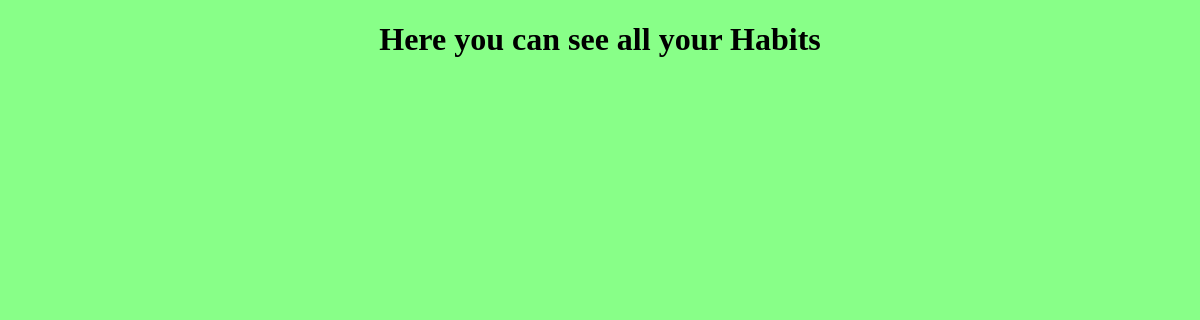
Before: /habit/show/all/ with the older database file.
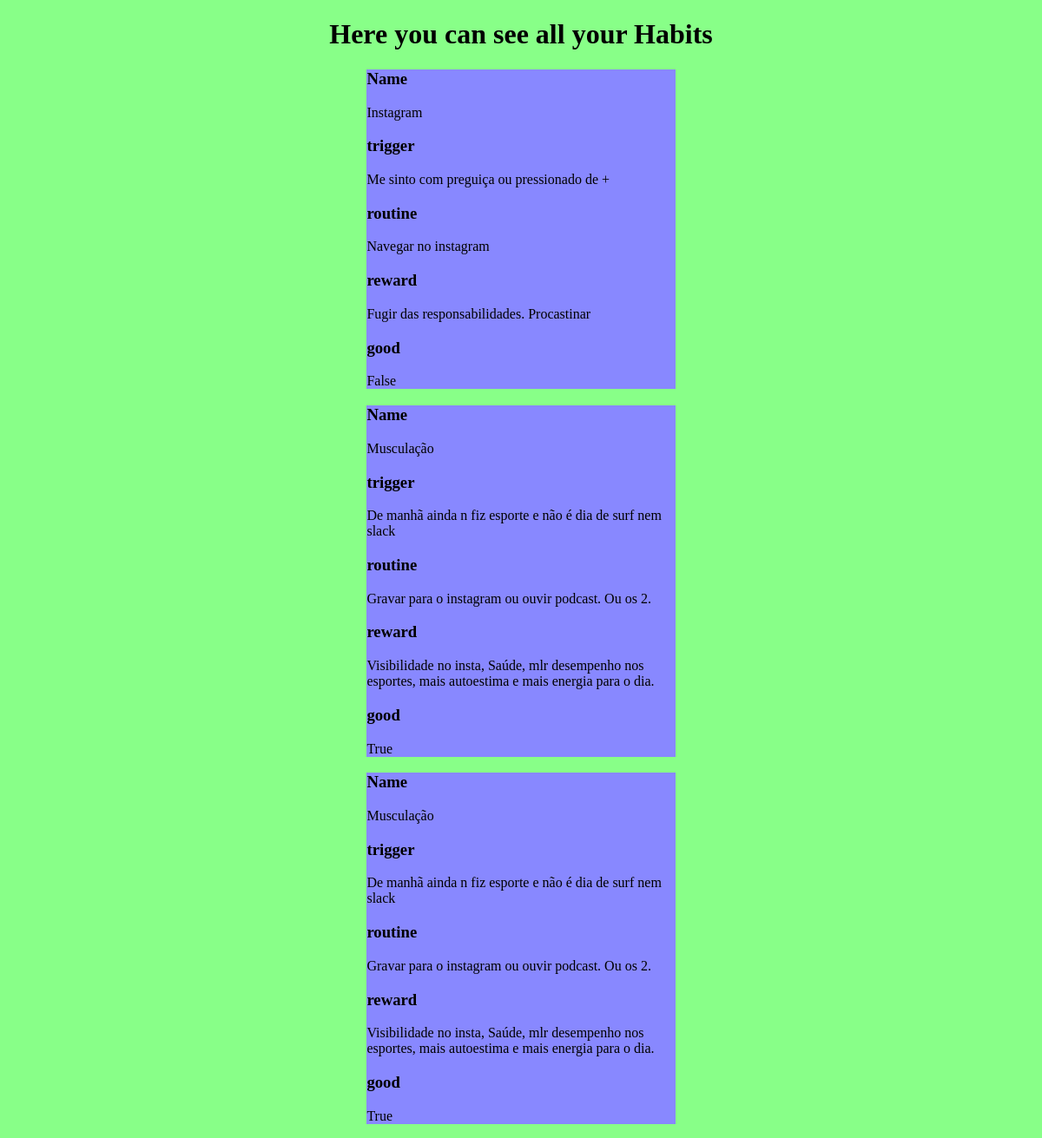
After: the same page with the newer database file.
### habit/models.py (models this page shows)
class Habit(models.Model):
    name = models.CharField(max_length=20, blank=False, null=False)
    trigger = models.TextField(max_length=200)
    routine = models.TextField(max_length=200)
    reward = models.TextField(max_length=200)
    good = models.BooleanField(blank=False, null=False)

### habit/views.py (the view)
# urls.py: path('show/all/', views.show_all, name="show_all"),
def show_all(request):
    data = {}
    habits = Habit.objects.all()
    data['habits'] = habits
    return render(request, 'show_all.html',data)

### habit/templates/show_all.html (shortened to what this page needs)
<!DOCTYPE html>
{% load static %}
<html lang="en">
<head>
    <link rel="stylesheet" href="{% static 'index.css' %}">
</head>
<body>
    <h1 class="title">Here you can see all your Habits</h1>
    {% for habit in habits %}
    <div class="habits">
        <h3>Name</h3> <p>{{habit.name}}</p>
        <h3>trigger</h3> <p>{{habit.trigger}}</p>
        <h3>routine</h3> <p>{{habit.routine}}</p>
        <h3>reward</h3> <p>{{habit.reward}}</p>
        <h3>good</h3> <p>{{habit.good}}</p>
    </div>
    {% endfor %}
</body>
</html>

### habit/static/index.css (style rules this page uses)
body { background: #88ff88; }
.title { text-align: center; }
.habits { background: #8888ff; width: 30%; margin: 0 auto; }

Changed rows visible on the page:
added Habit: name "Instagram", trigger "Me sinto com preguiça ou pressionado de +", routine "Navegar no instagram", reward "Fugir das responsabilidades. Procastinar", good "False"
added Habit: name "Musculação", trigger "De manhã ainda n fiz esporte e não é dia de surf nem slack", routine "Gravar para o instagram ou ouvir podcast. Ou os 2.", reward "Visibilidade no insta, Saúde, mlr desempenho nos esportes, mais autoestima e mais energia para o dia.", good "True"
added Habit: name "Musculação", trigger "De manhã ainda n fiz esporte e não é dia de surf nem slack", routine "Gravar para o instagram ou ouvir podcast. Ou os 2.", reward "Visibilidade no insta, Saúde, mlr desempenho nos esportes, mais autoestima e mais energia para o dia.", good "True"
